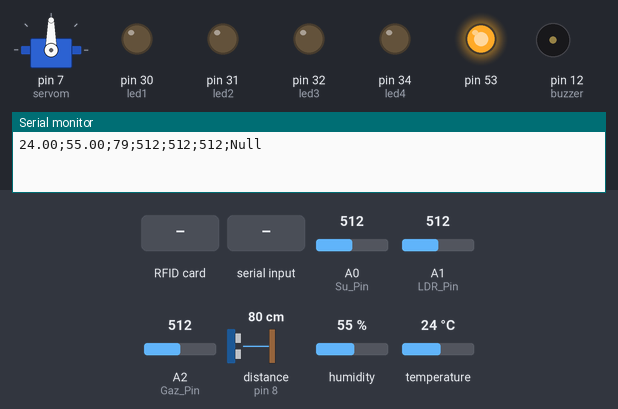
A sketch run on a simulated Arduino Mega 2560, built with avr-gcc and run on an emulated ATmega2560. Shown: servo, output pins drawn as LEDs (lit = HIGH), buzzer (waves = sounding, pin HIGH), the last lines printed to the serial monitor. Wiring (inferred from the names in the program): ultrasonic range finder: trigger pin 9; echo pin 8. Dashed ring = blinking. Inputs (shaded band) come from the test bench; at power-on: A1 (LDR_Pin) = 512, A0 (Su_Pin) = 512, A2 (Gaz_Pin) = 512, distance to the obstacle (sensor on pin 8) 80 cm, humidity 55 %, temperature 24 °C. The echo pulse lasts 58.3 µs per cm; pins used as bus, display or sensor lines are not drawn.

Above: at 1.2 s.
1.3 s: A1 (LDR_Pin) set to 360
8.3 s: A1 (LDR_Pin) set to 339
At 10.45 s:
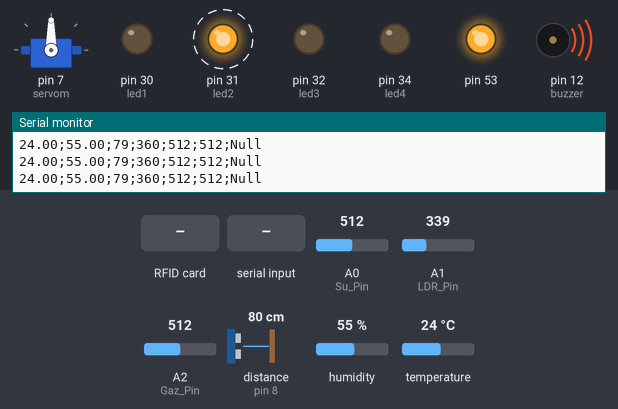
14.6 s: RFID card 5E 7A 19 C4 held to the reader
At 16.9 s:
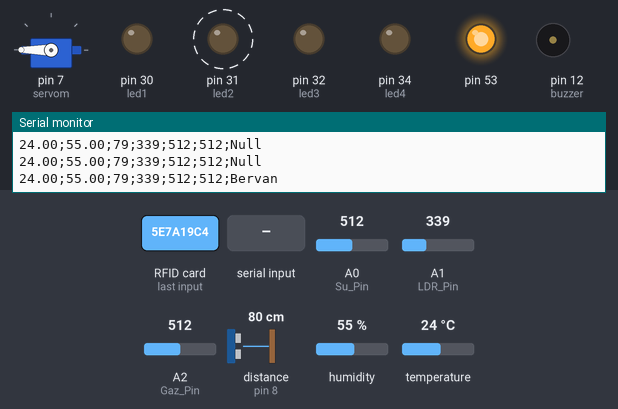
19.5 s: "1" received over Serial
At 20.72 s:
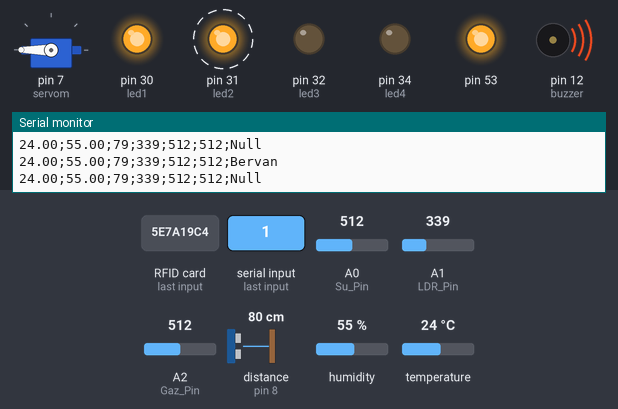
23.0 s: "5" received over Serial
At 23.28 s:
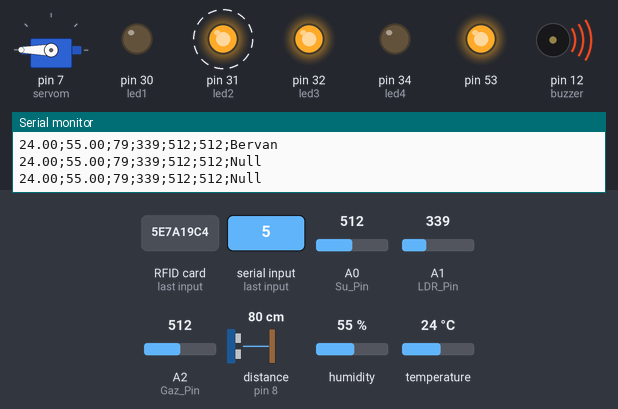
26.5 s: RFID card 5E 7A 19 C4 held to the reader
At 30.2 s:
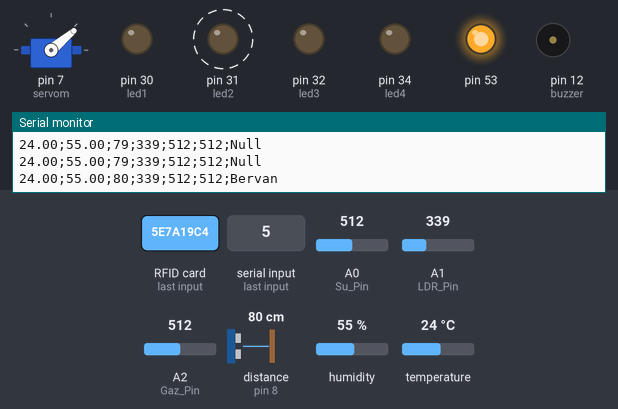
Timing chart, 0 to 32.9 s (numbered marks = the images above; inputs shaded):
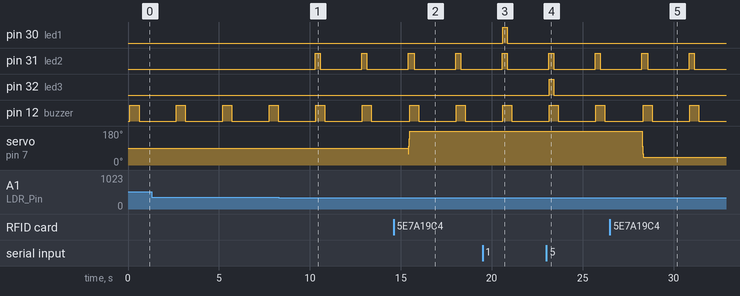

The sketch:

MegaFull.ino
```cpp
#include <Wire.h>
#include <String.h>
#include <dht11.h>
#include <SPI.h>
#include <RFID.h>
#include <Servo.h>

#define SLAVE_ADDRESS 0x40   // Define the i2c address
#define led1 30
#define led2 31
#define led3 32
#define led4 34
#define trigPin 9
#define echoPin 8
#define SDA_DIO 11
#define RESET_DIO 10
#define buzzer 12

Servo servom;
dht11 DHT11;

const int Gaz_Pin = A2;
const int LDR_Pin = A1;
const int Su_Pin = A0;
int gaz,LDR,su,kapi_mesafe;
bool girisvarmi=true,kapi_acik=false;
String tempera,nem,sicaklik;
String kullanici="";
char mesaj[100];

RFID RC522(SDA_DIO, RESET_DIO);

void setup()
{

 DHT11.attach(2);
 servom.attach(7);
 Serial.begin(9600);
 pinMode(trigPin, OUTPUT);
 pinMode(buzzer, OUTPUT);
 pinMode(echoPin, INPUT);
 pinMode(led1,OUTPUT);
 pinMode(led2,OUTPUT);
 pinMode(led3,OUTPUT);
 pinMode(led4,OUTPUT);
 SPI.begin();
 RC522.init();

 Wire.begin(SLAVE_ADDRESS);

}

void loop()
{
   int chk = DHT11.read();
   sicaklik=(float)DHT11.temperature;
   nem=(float)DHT11.humidity;
   gaz=analogRead(Gaz_Pin);
   su=analogRead(Su_Pin);
   ldr_oku();
   kapi_mesafe=Mesafe_Olc();
   kullanici=RF_oku();
   bluetooth_led();
   alarm();
   tempera=sicaklik+";"+nem+";"+kapi_mesafe+";"+LDR+";"+gaz+";"+su+";"+kullanici;
   tempera.toCharArray(mesaj,100);

   Serial.println(mesaj);
   Wire.onRequest(sendData);
   delay(2000);
}

void ldr_oku(){
  LDR = analogRead(LDR_Pin);
  if(LDR<350){
    digitalWrite(led2,HIGH);
  }
  else{
    digitalWrite(led2,LOW);
  }
}

void bluetooth_led(){
if(Serial.available()) // Eğer Bluetooth bağlantısı varsa kodaları çalıştırır
  {
    char data = Serial.read();
    if(data=='1')
      digitalWrite(led1,HIGH);
    if(data=='2')
      digitalWrite(led1,LOW);
    if(data=='3')
      digitalWrite(led2,HIGH);
    if(data=='4')
      digitalWrite(led2,LOW);
    if(data=='5')
      digitalWrite(led3,HIGH);
    if(data=='6')
      digitalWrite(led3,LOW);
    if(data=='7')
      digitalWrite(led4,HIGH);
    if(data=='8')
      digitalWrite(led4,LOW);
  }
}

void alarm(){
  if(gaz>500){
    digitalWrite(buzzer,HIGH);
    delay(250);
    digitalWrite(buzzer,LOW);
    digitalWrite(led1,LOW);
    digitalWrite(led2,LOW);
    digitalWrite(led3,LOW);
    digitalWrite(led4,LOW);
  }
  if(su>500){
    digitalWrite(buzzer,HIGH);
    delay(250);
    digitalWrite(buzzer,LOW);
    digitalWrite(led1,LOW);
    digitalWrite(led2,LOW);
    digitalWrite(led3,LOW);
    digitalWrite(led4,LOW);
  }
  if(kapi_mesafe<16 && girisvarmi){
    digitalWrite(buzzer,HIGH);
    delay(250);
    digitalWrite(buzzer,LOW);
  }
}

String RF_oku(){
    if (RC522.isCard())
    {
      if(kapi_acik) kapi_kapat();
      else kapi_ac();
      return "Bervan";
    }
    return "Null";
}

void kapi_ac(){
  int poz=0;
  girisvarmi=false;
  for(poz = 40; poz <= 180; poz += 20) // servomuzu 0dan 180 dereceye döndürüyoruz
  {
    servom.write(poz);              // servoya olması gereken pozisyon bilgisini gönderiyoruz
    delay(10);                       // her derecede beklemesi için
  }
  if(kapi_acik==false) kapi_acik=true;
}

void kapi_kapat(){
  int poz=0;
  for(poz = 180; poz>=40; poz-=20)     // 180den 0a geri döndürüyoruz
  {
    servom.write(poz);              // servoya olması gereken pozisyon bilgisini gönderiyoruz
    delay(10);                       // her derecede beklemesi için
  }
  girisvarmi=true;
  if(kapi_acik==true)kapi_acik=false;
}

long Mesafe_Olc(){
  long sure, mesafe;
  digitalWrite(trigPin, LOW);
  delayMicroseconds(2);
  digitalWrite(trigPin, HIGH);
  delayMicroseconds(10);
  digitalWrite(trigPin, LOW);
  sure = pulseIn(echoPin, HIGH);
  mesafe = (sure/2) / 29.1;
  return mesafe;
}

void sendData()
{
 Wire.write(mesaj);
}
```

Measured:
- the behaviour switches between 350 and 349 on A1 (LDR_Pin) (found by bisection; images 0 and 1)
- after the input at 8.3 s, pin 31 (led2): alternates HIGH for 0.28 s and LOW for 2.3 s, starting after 2.0 s
- after the input at 14.6 s, servo on pin 7 (servom): 90° → 180° after 0.82 s
- after the input at 19.5 s, pin 30 (led1): LOW → HIGH after 1.1 s, → LOW 0.25 s later
- after the input at 23.0 s, pin 32 (led3): LOW → HIGH after 0.16 s, → LOW 0.25 s later
- after the input at 26.5 s, servo on pin 7 (servom): 180° → 40° after 1.8 s
- by itself, pin 12 (buzzer): alternates HIGH for 0.50 s and LOW for 2.1 s
